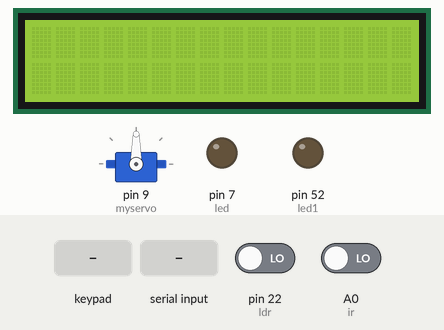
A sketch run on a simulated Arduino Mega 2560, built with avr-gcc and run on an emulated ATmega2560. Parts: 16×2 character LCD, servo, output pins drawn as LEDs (lit = HIGH). Inputs (shaded band) come from the test bench; at power-on: A0 (ir) LOW, pin 22 (ldr) LOW. What the sketch prints to the serial monitor is not drawn.

Above: at 1.2 s.
1.3 s: A0 (ir) driven HIGH
At 1.49 s:
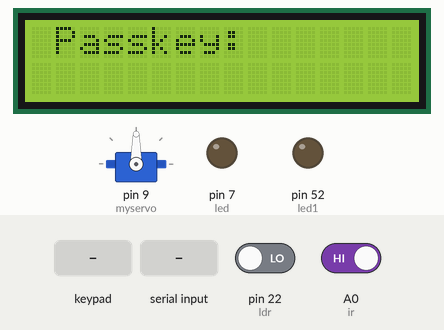
3.8 s: keypad keys 1 2 3 4 pressed 0.4 s apart
At 4.4 s:
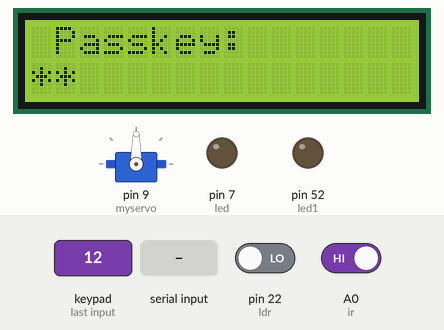
6.9 s: keypad keys 2 3 4 5 pressed 0.4 s apart
10.0 s: pin 22 (ldr) driven HIGH
At 12.88 s:
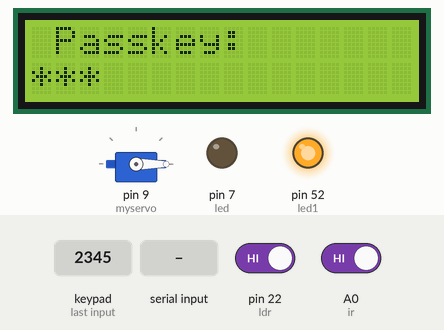
13.0 s: "1234" received over Serial
15.4 s: keypad keys 1 4 1 5 1 6 1 7 pressed 0.4 s apart
At 21.5 s:
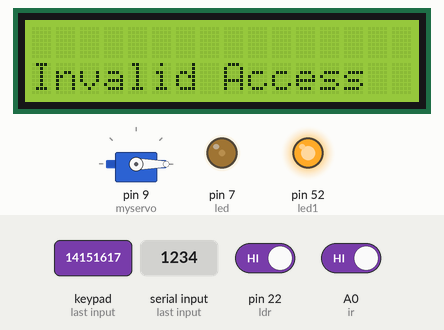
Timing chart, 0 to 21.9 s (numbered marks = the images above; inputs shaded):
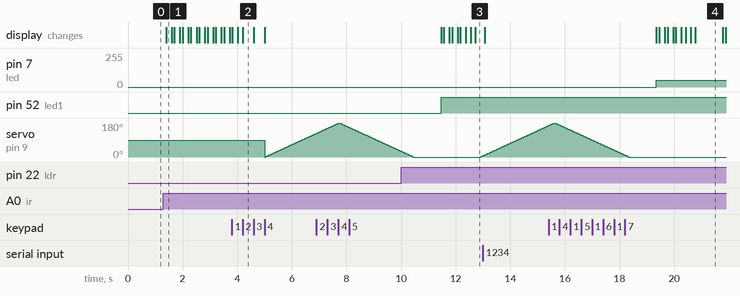

The sketch:

lets_go.ino
```cpp
/*
 *  The circuit:
 * LCD RS pin to digital pin 12
 * LCD Enable pin to digital pin 11
 * LCD D4 pin to digital pin 5
 * LCD D5 pin to digital pin 4
 * LCD D6 pin to digital pin 3
 * LCD D7 pin to digital pin 2
 * LCD R/W pin to ground
 * LCD VSS pin to ground
 * LCD VCC pin to 5V
 * pin 3 to GND
*/
#include <Keypad.h>
#include <LiquidCrystal.h>
#include <Servo.h>

const byte ROWS = 4; //four rows
const byte COLS = 4; //four columns
//define the cymbols on the buttons of the keypads
char hexaKeys[ROWS][COLS] = {
  {'1','2','3','A'},
  {'4','5','6','B'},
  {'7','8','9','C'},
  {'*','0','#','D'}
};
byte rowPins[ROWS] = {14, 15, 16, 17};
byte colPins[COLS] = {24, 26, 20, 21};
int pos = 0;

Keypad customKeypad = Keypad( makeKeymap(hexaKeys), rowPins, colPins, ROWS, COLS);
LiquidCrystal lcd(12, 11, 5, 4, 3, 2);
Servo myservo;

int i;
const int ir=A0;
const int led1=52;
const int ldr=22;
const int led=7;
int value=0;

void setup(){
  Serial.begin(9600);
   Serial1.begin(9600);
  lcd.begin(16, 2);
  myservo.attach(9);
  pinMode(led,OUTPUT);
  pinMode(ldr,INPUT);
pinMode(led1,OUTPUT);
digitalWrite(led1,LOW);

}

void loop(){
  lcd.clear();
  if(Serial.available()>0){
       analogWrite(led,Serial.read());
       }
       if(Serial1.available()>0){
        int z=Serial1.read();
        //Serial.println(z);
        switch(z){
          case 254: digitalWrite(led,HIGH);
          break;
          case 255: digitalWrite(led,LOW);
          break;
        }
        }

       value=digitalRead(ldr);
if(value==1)
{
  digitalWrite(led1,HIGH);
delay(100);
}
else{
   digitalWrite(led1,LOW);
delay(100);
}
  if(digitalRead(ir)==1){
  lcd.print(" Passkey: ");
  delay(200);
  char customKey = customKeypad.getKey();
  if (customKey){
    Serial.println(customKey);
    lcd.setCursor(0, 1);
    lcd.print("*");
    String a="";
    a+=char(customKey);
    i=1;
  while(i<4){
    customKey = customKeypad.getKey();
  if (customKey){
    Serial.println(customKey);
    lcd.setCursor(i, 1);
    lcd.print("*");
    a+=char(customKey);
    i++;
  }
  }
  Serial.println(a);
  lcd.clear();
  lcd.setCursor(0, 1);

  if(a=="1234"){
  lcd.print("Welcome Asmita!");
  for (pos = 0; pos <= 180; pos += 1) { // goes from 0 degrees to 180 degrees
    // in steps of 1 degree
    myservo.write(pos);              // tell servo to go to position in variable 'pos'
    delay(15);                       // waits 15ms for the servo to reach the position
  }
  for (pos = 180; pos >= 0; pos -= 1) { // goes from 180 degrees to 0 degrees
    myservo.write(pos);              // tell servo to go to position in variable 'pos'
    delay(15);                       // waits 15ms for the servo to reach the position
  }}

  else if(a=="2345"){
  lcd.print("Welcome Shruti!");
  for (pos = 0; pos <= 180; pos += 1) { // goes from 0 degrees to 180 degrees
    // in steps of 1 degree
    myservo.write(pos);              // tell servo to go to position in variable 'pos'
    delay(15);                       // waits 15ms for the servo to reach the position
  }
  for (pos = 180; pos >= 0; pos -= 1) { // goes from 180 degrees to 0 degrees
    myservo.write(pos);              // tell servo to go to position in variable 'pos'
    delay(15);                       // waits 15ms for the servo to reach the position
  }}

  else{
  lcd.print("Invalid Access");}
  delay(1000);
  }
  }

}
```

Measured:
- after the input at 1.3 s, the display: changes after 0.09 s (image 1)
- after the input at 3.8 s, the display: first differs from a run without the input after 0.23 s (image 2 shows a later state)
- after the input at 10.0 s, pin 52 (led1): LOW → HIGH after 1.5 s
- after the input at 15.4 s, the display: first differs from a run without the input after 4.9 s (image 4 shows a later state)
- by itself, servo on pin 9 (myservo): rises from 165° to 180° in 0.20 s, then falls to 0° in 2.7 s
- what the display in image 4 shows lasts 1.0 s, from 20.8 s to 21.8 s
